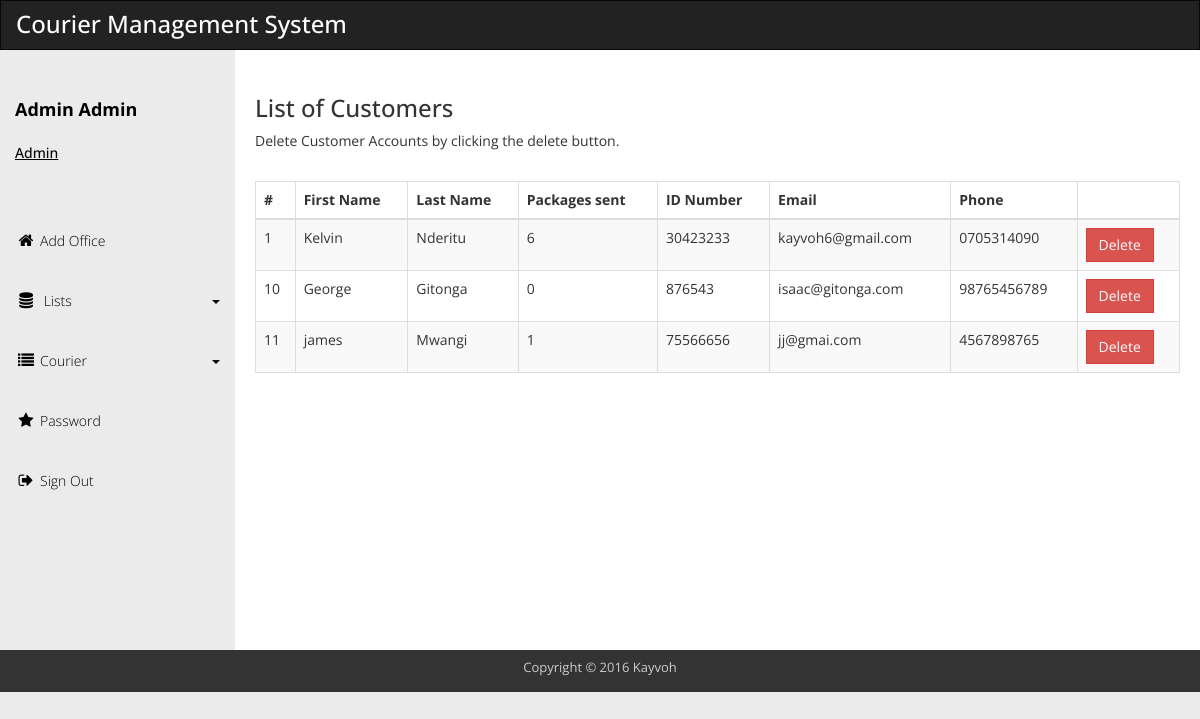
The app's page /customerad.php (signed in) with its own data.
### tables this page shows
CREATE TABLE IF NOT EXISTS `user` (
  `usid` int(11) NOT NULL AUTO_INCREMENT,
  `fname` varchar(15) NOT NULL,
  `lname` varchar(15) NOT NULL,
  `idno` int(11) NOT NULL,
  `phone` varchar(30) DEFAULT NULL,
  `email` varchar(30) DEFAULT NULL,
  `dob` date NOT NULL,
  `username` varchar(15) NOT NULL,
  `password` varchar(32) NOT NULL,
  `type` varchar(10) NOT NULL,
  `status` varchar(10) NOT NULL,
  `office` int(11) DEFAULT NULL,
  PRIMARY KEY (`usid`)
);

### customerad.php (the view, shortened to what this page needs)
<!DOCTYPE html>
<?php
	include('head.php');
?>
<body>
  <div id="main-wrapper">
    <div class="navbar navbar-inverse" role="navigation">
      <div class="navbar-header">
        <div class="logo"><h1>Courier Management System</h1></div>
      </div>
    </div>
    <div class="template-page-wrapper">
      <?php
		include('navad.php');
	  ?>
	  <div class="templatemo-content-wrapper">
        <div class="templatemo-content">
          <h1>List of Customers</h1>
          <p>Delete Customer Accounts by clicking the delete button.</p>
          <div class="row">
            <div class="col-md-12">
              <div class="table-responsive">
			  <br/>
                <table class="table table-striped table-hover table-bordered">
                  <thead>
                    <tr>
                      <th>#</th>
                      <th>First Name</th>
                      <th>Last Name</th>
                      <th>Packages sent</th>
                      <th>ID Number</th>
                      <th>Email</th>
                      <th>Phone</th>
                      <th></th>
                    </tr>
                  </thead>
                  <tbody>
<?php
$sel=mysqli_query($conn,"select * from user where type='customer' and status='ACTIVE'");
while($sela=mysqli_fetch_array($sel))
{
?>
                    <tr>
                      <td><?php echo $sela['usid']?></td>
                      <td><?php echo $sela['fname']?></td>
                      <td><?php echo $sela['lname']?></td>
                      <td>
						<?php
							$user=$sela['usid'];
							$d=mysqli_query($conn, "select * from goods where sender=$user");
							$da=mysqli_num_rows($d);
							echo $da;
						?>
					  </td>
                      <td><?php echo $sela['idno']?></td>
                      <td><?php echo $sela['email']?></td>
                      <td><?php echo $sela['phone']?></td>
                      <td>
							<form method="post">
								<input type="submit" name="del" value="Delete" class="btn btn-danger"/>
							</form>
					  </td>
                    </tr>
<?php
}
?>
                  </tbody>
                </table>
              </div>
            </div>
          </div>
        </div>
      </div>
     <?php
		include('footer.php');
	?>
  </div>
</div>
</body>
</html>

### css/templatemo_main.css (style rules this page uses)
* { font-family: 'Open Sans', sans-serif; }
body { background-color: rgb(235,235,235); }
h1 { font-size: 24px; }
.logo { display: inline-block; }
.logo h1 { font-size: 24px; margin: 10px 15px; color:#ffffff; }
.templatemo-content-wrapper { float: left; width: 100%; }
.templatemo-content { margin-left: 235px; margin-top: 0px; min-height: 600px; padding: 25px 20px 0 20px; background-color: white; overflow-x: hidden; }
.navbar { margin-bottom: 0; border-radius: 0; }
.navbar-header { color: rgb(127,127,127); }
.nav-pills>li>a, .nav-tabs>li>a, .alert, .progress, .panel, .btn, .panel-group .panel, .form-control, .modal-content, .breadcrumb { border-radius: 0; }

### records on screen
user: usid "1", fname "Kelvin", lname "Nderitu", da "6", idno "30423233", email "kayvoh6@gmail.com", phone "0705314090"
user: usid "10", fname "George", lname "Gitonga", da "0", idno "876543", email "isaac@gitonga.com", phone "98765456789"
user: usid "11", fname "james", lname "Mwangi", da "1", idno "75566656", email "jj@gmai.com", phone "4567898765"

### other values on screen
$_SESSION['fname'] "Admin"
$_SESSION['lname'] "Admin"
$_SESSION['us'] "Admin"
